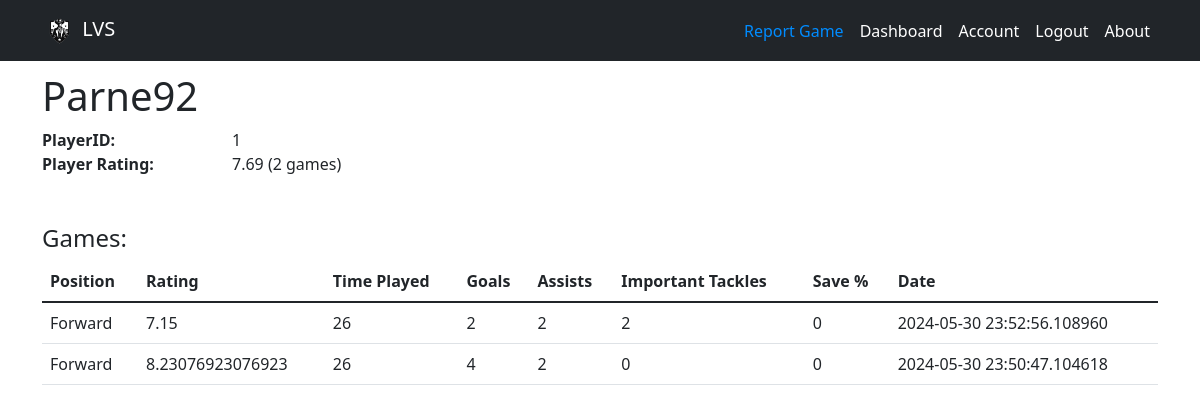
The app's page /1 (signed in) with its own data.
### models.py (models this page shows, shortened)
class Player(UserMixin, db.Model):
    __tablename__ = 'player'
    id = db.Column(Integer, primary_key=True)
    username = db.Column(String(20), unique = True)
    password = db.Column(db.String(100))
    rating = db.Column(Float)

class Game(db.Model):
    __tablename__ = 'game'
    id = db.Column(Integer, primary_key = True)
    position = db.Column(String(10))
    playerid = Column(Integer, ForeignKey('player.id', ondelete="CASCADE"))
    rating = Column(Float)
    game_date = Column(DateTime)
    goals = Column(Integer)
    assists = Column(Integer)
    tackles = Column(Integer)
    saves = Column(Integer)
    time = Column(Integer)

### app.py (the view)
@app.route('/<int:id>', methods=['GET'])
def player(id):
    player = Player.query.where(Player.id == id).first()
    games = Game.query.where(Game.playerid == id).order_by(Game.game_date.desc())
    return render_template('details.html', player = player, games=games)

### app.py (called while the page is built)
@login_manager.user_loader
def load_user(id):
    return Player.query.get(int(id))

@app.context_processor
def utility_processor():
    def games_rating(id):
        games = Game.query.where(Game.playerid == id)
        ratings = []
        game_count = 0
        for game in games:
            ratings += [game.rating]
            game_count += 1
        avg_rating = sum(ratings) / len(ratings) if ratings else 0
        avg_rating = "{:.2f}".format(avg_rating)
        return {'avg_rating': avg_rating, 'game_count': game_count}
    return dict(games_rating=games_rating)

### templates/details.html (shortened to what this page needs)
{% extends "base.html" %}
{% block head %}
    {{ super() }}
{% endblock %}
{% block content %}
  <h1>{{ player.username }}</h1>
  <div class="row">
      <div class="col-md-2 fw-bold">PlayerID:</div>
      <div class="col">{{ player.id }}</div>
  </div>
  <div class="row">
    <div class="col-md-2 fw-bold">Player Rating:</div>
    <div class="col">{% include "games_rating.html" %}</div>
</div>
  <h4 class="mt-5">Games:</h4>
    {% if games %}
        <table class="table">
            <thead>
                <tr>
                    <th>Position</th>
                    <th>Rating</th>
                    <th>Time Played</th>
                    <th>Goals</th>
                    <th>Assists</th>
                    <th>Important Tackles</th>
                    <th>Save %</th>
                    <th>Date</th>
                </tr>
            </thead>
            <tbody>
                {% for game in games %}
                    <tr>
                        <td>{{ game.position }}</td>
                        <td>{{ game.rating }}</td>
                        <td>{{ game.time }}</td>
                        <td>{{ game.goals }}</td>
                        <td>{{ game.assists }}</td>
                        <td>{{ game.tackles }}</td>
                        <td>{{ game.saves }}</td>
                        <td>{{ game.game_date }}</td>
                    </tr>
                {% endfor %}
            </tbody>
        </table>
    {% else %}
        <p>This user has not played any games yet!</p>
    {% endif %}
{% endblock %}

### templates/games_rating.html (shortened to what this page needs)
{% if games_rating(player.id)["game_count"] %}
    <span class="score">
        <span class="align-top">
            {{ games_rating(player.id)["avg_rating"]|float }} ({{games_rating(player.id)["game_count"]}} {% if games_rating(player.id)["game_count"] == 1 %} game{% else %} games{% endif %})
        </span>
    </span>
{% else %}
  <span class="fst-italic">No ratings yet</span>
{% endif %}

### templates/details.html (style rules this page uses)
body { min-height: 75rem; padding-top: 4.5rem; }

### records on screen
Player: username "Parne92", id "1"
Game: rating.rating "7.69", rating.rating "2", position "Forward", rating "8.23076923076923", time "26", goals "4", assists "2", tackles "0", saves "0", game_date "2024-05-30 23:50:47.104618"
Game: position "Forward", rating "7.15", time "26", goals "2", assists "2", tackles "2", saves "0", game_date "2024-05-30 23:52:56.108960"
